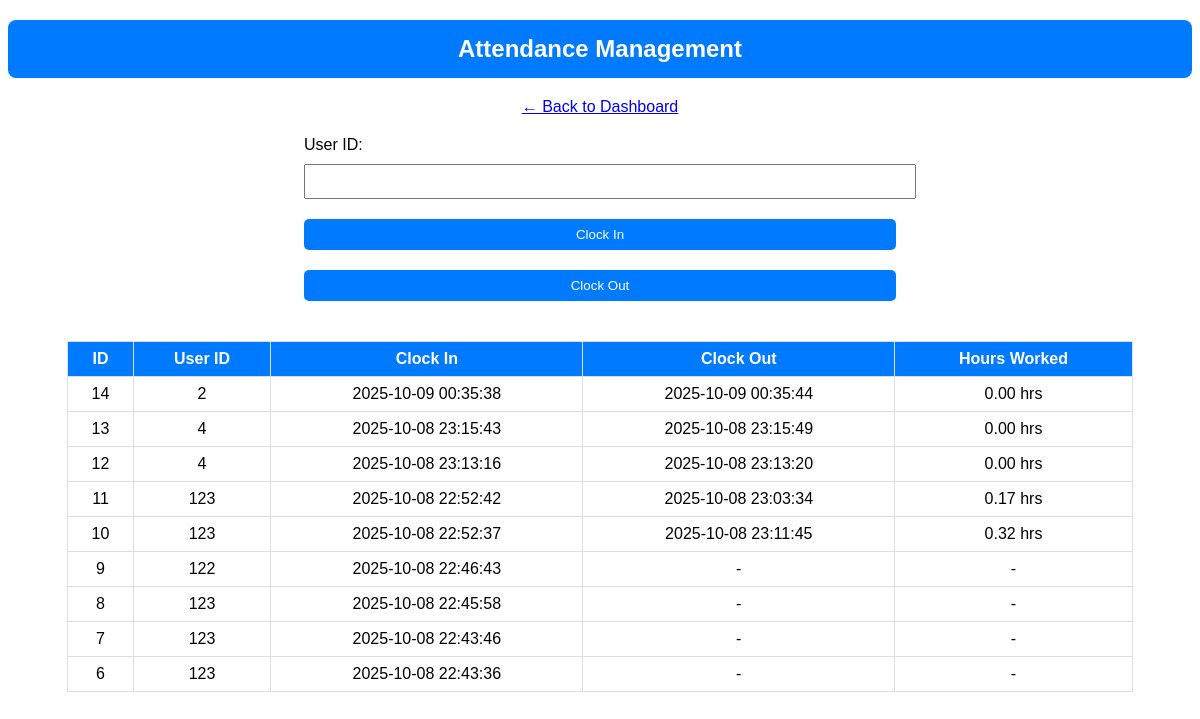
Before: /attendance.php with the older database file.
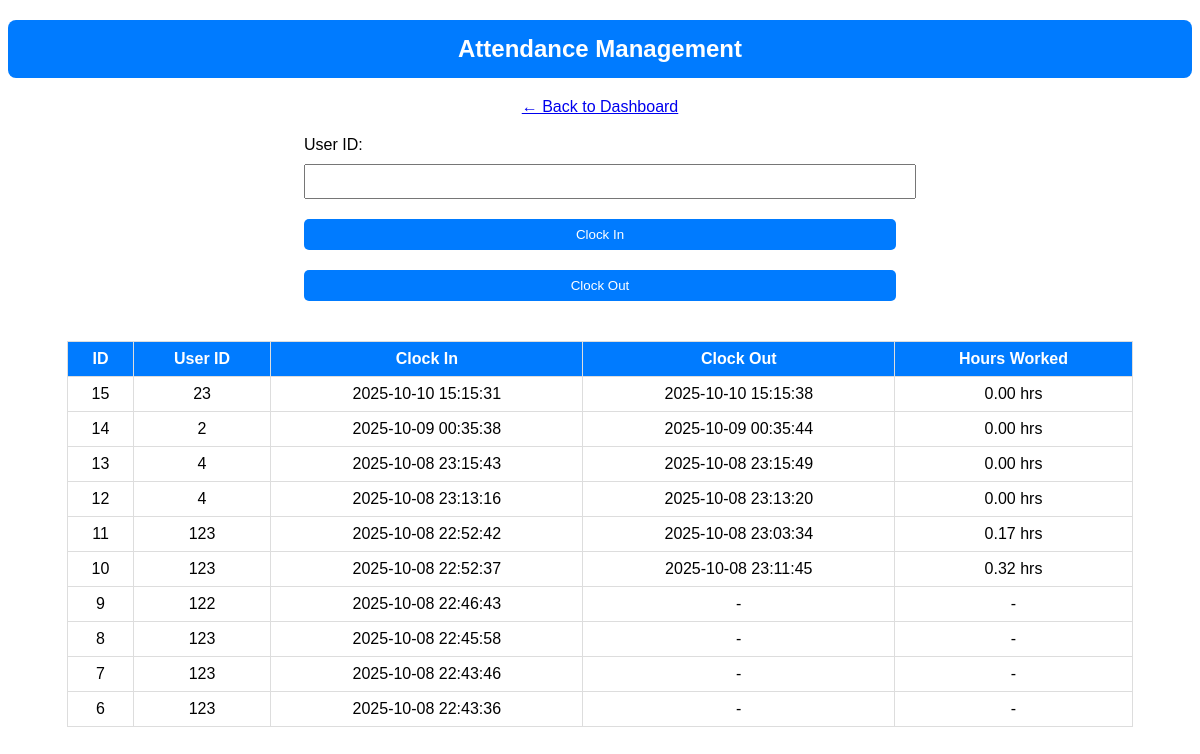
After: the same page with the newer database file.
### tables this page shows
CREATE TABLE IF NOT EXISTS `attendance` (
  `id` int NOT NULL AUTO_INCREMENT,
  `user_id` int DEFAULT NULL,
  `clock_in` datetime DEFAULT NULL,
  `clock_out` datetime DEFAULT NULL,
  `hours_worked` decimal(6,2) DEFAULT NULL,
  PRIMARY KEY (`id`),
  KEY `user_id` (`user_id`)
);

### attendance.php (the view, shortened to what this page needs)
<?php include('db.php'); ?>
<!DOCTYPE html>
<html>
<head>
</head>
<body>
<h2>Attendance Management</h2>
<a href="admin_dashboard.php">← Back to Dashboard</a>
<form method="POST" action="">
    <label>User ID:</label>
    <input type="number" name="user_id" required>
    <button type="submit" name="clock_in">Clock In</button>
    <button type="submit" name="clock_out">Clock Out</button>
</form>
<?php
$result = $conn->query("SELECT * FROM attendance ORDER BY id DESC");
if ($result && $result->num_rows > 0) {
    echo "<table>
            <tr>
                <th>ID</th>
                <th>User ID</th>
                <th>Clock In</th>
                <th>Clock Out</th>
                <th>Hours Worked</th>
            </tr>";
    while ($row = $result->fetch_assoc()) {
        echo "<tr>
                <td>{$row['id']}</td>
                <td>{$row['user_id']}</td>
                <td>{$row['clock_in']}</td>
                <td>" . ($row['clock_out'] ? $row['clock_out'] : '-') . "</td>
                <td>" . ($row['hours_worked'] !== null ? $row['hours_worked'] . ' hrs' : '-') . "</td>
              </tr>";
    }
    echo "</table>";
} else {
    echo "<p>No attendance records found.</p>";
}
?>
</body>
</html>

Changed rows visible on the page:
added attendance: id "15", user "23", clock_in "2025-10-10 15:15:31", clock_out "2025-10-10 15:15:38", hours_worked "0.00"
